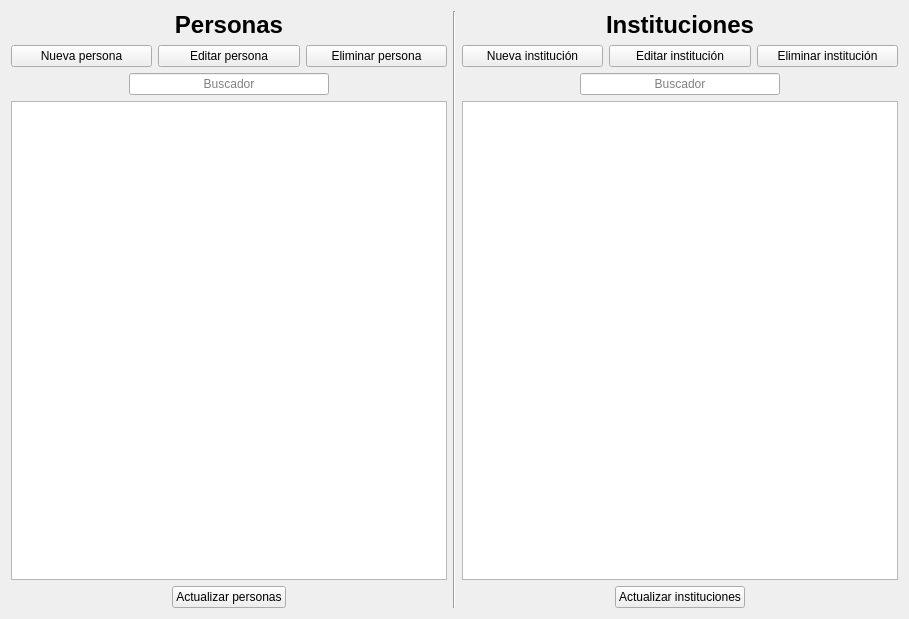
<?xml version="1.0" encoding="UTF-8"?>
<ui version="4.0">
 <class>OwnersPage</class>
 <widget class="QWidget" name="OwnersPage">
  <property name="geometry">
   <rect>
    <x>0</x>
    <y>0</y>
    <width>909</width>
    <height>619</height>
   </rect>
  </property>
  <property name="windowTitle">
   <string>Form</string>
  </property>
  <layout class="QVBoxLayout" name="verticalLayout_3">
   <item>
    <layout class="QHBoxLayout" name="horizontalLayout_8">
     <item>
      <layout class="QVBoxLayout" name="verticalLayout">
       <item>
        <widget class="QLabel" name="personsLabel">
         <property name="font">
          <font>
           <pointsize>18</pointsize>
           <bold>true</bold>
          </font>
         </property>
         <property name="text">
          <string>Personas</string>
         </property>
         <property name="alignment">
          <set>Qt::AlignmentFlag::AlignCenter</set>
         </property>
        </widget>
       </item>
       <item>
        <layout class="QHBoxLayout" name="horizontalLayout_4">
         <item>
          <widget class="QPushButton" name="newPersonButton">
           <property name="text">
            <string>Nueva persona</string>
           </property>
          </widget>
         </item>
         <item>
          <widget class="QPushButton" name="editPersonButton">
           <property name="text">
            <string>Editar persona</string>
           </property>
          </widget>
         </item>
         <item>
          <widget class="QPushButton" name="deletePersonButton">
           <property name="text">
            <string>Eliminar persona</string>
           </property>
          </widget>
         </item>
        </layout>
       </item>
       <item>
        <layout class="QHBoxLayout" name="horizontalLayout_3">
         <item>
          <spacer name="horizontalSpacer_3">
           <property name="orientation">
            <enum>Qt::Orientation::Horizontal</enum>
           </property>
           <property name="sizeHint" stdset="0">
            <size>
             <width>40</width>
             <height>20</height>
            </size>
           </property>
          </spacer>
         </item>
         <item>
          <widget class="QLineEdit" name="pearsonSearchLineEdit">
           <property name="minimumSize">
            <size>
             <width>200</width>
             <height>0</height>
            </size>
           </property>
           <property name="alignment">
            <set>Qt::AlignmentFlag::AlignCenter</set>
           </property>
           <property name="placeholderText">
            <string>Buscador</string>
           </property>
           <property name="clearButtonEnabled">
            <bool>true</bool>
           </property>
          </widget>
         </item>
         <item>
          <spacer name="horizontalSpacer_4">
           <property name="orientation">
            <enum>Qt::Orientation::Horizontal</enum>
           </property>
           <property name="sizeHint" stdset="0">
            <size>
             <width>40</width>
             <height>20</height>
            </size>
           </property>
          </spacer>
         </item>
        </layout>
       </item>
       <item>
        <widget class="QTableView" name="personsTableView"/>
       </item>
       <item>
        <layout class="QHBoxLayout" name="horizontalLayout">
         <item>
          <spacer name="horizontalSpacer_2">
           <property name="orientation">
            <enum>Qt::Orientation::Horizontal</enum>
           </property>
           <property name="sizeHint" stdset="0">
            <size>
             <width>40</width>
             <height>20</height>
            </size>
           </property>
          </spacer>
         </item>
         <item>
          <widget class="QPushButton" name="personsRefreshButton">
           <property name="text">
            <string>Actualizar personas</string>
           </property>
          </widget>
         </item>
         <item>
          <spacer name="horizontalSpacer_7">
           <property name="orientation">
            <enum>Qt::Orientation::Horizontal</enum>
           </property>
           <property name="sizeHint" stdset="0">
            <size>
             <width>40</width>
             <height>20</height>
            </size>
           </property>
          </spacer>
         </item>
        </layout>
       </item>
      </layout>
     </item>
     <item>
      <widget class="Line" name="line">
       <property name="orientation">
        <enum>Qt::Orientation::Vertical</enum>
       </property>
      </widget>
     </item>
     <item>
      <layout class="QVBoxLayout" name="verticalLayout_2">
       <item>
        <widget class="QLabel" name="institutionsLabel">
         <property name="font">
          <font>
           <pointsize>18</pointsize>
           <bold>true</bold>
          </font>
         </property>
         <property name="text">
          <string>Instituciones</string>
         </property>
         <property name="alignment">
          <set>Qt::AlignmentFlag::AlignCenter</set>
         </property>
        </widget>
       </item>
       <item>
        <layout class="QHBoxLayout" name="horizontalLayout_5">
         <item>
          <widget class="QPushButton" name="newInstitutionButton">
           <property name="text">
            <string>Nueva institución</string>
           </property>
          </widget>
         </item>
         <item>
          <widget class="QPushButton" name="editInstitutionButton">
           <property name="text">
            <string>Editar institución</string>
           </property>
          </widget>
         </item>
         <item>
          <widget class="QPushButton" name="deleteInstitutionButton">
           <property name="text">
            <string>Eliminar institución</string>
           </property>
          </widget>
         </item>
        </layout>
       </item>
       <item>
        <layout class="QHBoxLayout" name="horizontalLayout_6">
         <item>
          <spacer name="horizontalSpacer_5">
           <property name="orientation">
            <enum>Qt::Orientation::Horizontal</enum>
           </property>
           <property name="sizeHint" stdset="0">
            <size>
             <width>40</width>
             <height>20</height>
            </size>
           </property>
          </spacer>
         </item>
         <item>
          <widget class="QLineEdit" name="institutionSearchLineEdit">
           <property name="minimumSize">
            <size>
             <width>200</width>
             <height>0</height>
            </size>
           </property>
           <property name="alignment">
            <set>Qt::AlignmentFlag::AlignCenter</set>
           </property>
           <property name="placeholderText">
            <string>Buscador</string>
           </property>
           <property name="clearButtonEnabled">
            <bool>true</bool>
           </property>
          </widget>
         </item>
         <item>
          <spacer name="horizontalSpacer_6">
           <property name="orientation">
            <enum>Qt::Orientation::Horizontal</enum>
           </property>
           <property name="sizeHint" stdset="0">
            <size>
             <width>40</width>
             <height>20</height>
            </size>
           </property>
          </spacer>
         </item>
        </layout>
       </item>
       <item>
        <widget class="QTableView" name="institutionsTableView"/>
       </item>
       <item>
        <layout class="QHBoxLayout" name="horizontalLayout_2">
         <item>
          <spacer name="horizontalSpacer">
           <property name="orientation">
            <enum>Qt::Orientation::Horizontal</enum>
           </property>
           <property name="sizeHint" stdset="0">
            <size>
             <width>40</width>
             <height>20</height>
            </size>
           </property>
          </spacer>
         </item>
         <item>
          <widget class="QPushButton" name="institutionRefreshButton">
           <property name="text">
            <string>Actualizar instituciones</string>
           </property>
          </widget>
         </item>
         <item>
          <spacer name="horizontalSpacer_8">
           <property name="orientation">
            <enum>Qt::Orientation::Horizontal</enum>
           </property>
           <property name="sizeHint" stdset="0">
            <size>
             <width>40</width>
             <height>20</height>
            </size>
           </property>
          </spacer>
         </item>
        </layout>
       </item>
      </layout>
     </item>
    </layout>
   </item>
  </layout>
 </widget>
 <resources/>
 <connections/>
</ui>
